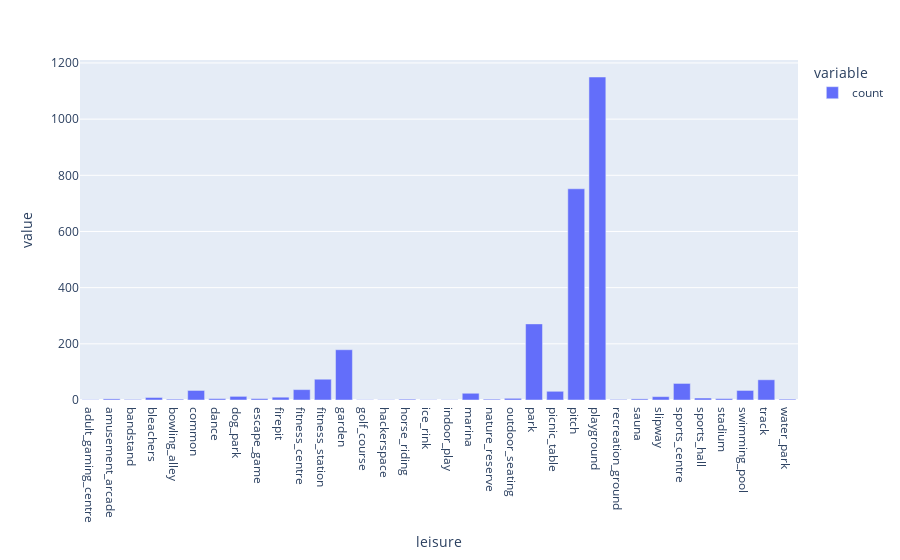

This figure's notebook cell:
### Code cell
px.bar(leisure_counts)

### Figure 1 — Plotly figure (JSON) as saved in the notebook; plotly's stock layout.template omitted (floating-point values rounded to 4 significant figures)
{"data": [{"alignmentgroup": "True", "hovertemplate": "variable=count<br>leisure=%{x}<br>value=%{y}<extra></extra>", "legendgroup": "count", "marker": {"color": "#636efa"}, "name": "count", "offsetgroup": "count", "orientation": "v", "showlegend": true, "textposition": "auto", "type": "bar", "x": ["adult_gaming_centre", "amusement_arcade", "bandstand", "bleachers", "bowling_alley", "common", "dance", "dog_park", "escape_game", "firepit", "fitness_centre", "fitness_station", "garden", "golf_course", "hackerspace", "horse_riding", "ice_rink", "indoor_play", "marina", "nature_reserve", "outdoor_seating", "park", "picnic_table", "pitch", "playground", "recreation_ground", "sauna", "slipway", "sports_centre", "sports_hall", "stadium", "swimming_pool", "track", "water_park"], "xaxis": "x", "y": [1, 4, 2, 9, 3, 34, 5, 13, 5, 10, 37, 74, 179, 1, 1, 3, 1, 1, 24, 3, 6, 271, 31, 752, 1150, 2, 4, 12, 59, 7, 5, 34, 72, 3], "yaxis": "y"}], "layout": {"barmode": "relative", "legend": {"title": {"text": "variable"}, "tracegroupgap": 0}, "margin": {"t": 60}, "xaxis": {"anchor": "y", "domain": [0, 1], "title": {"text": "leisure"}}, "yaxis": {"anchor": "x", "domain": [0, 1], "title": {"text": "value"}}}}
